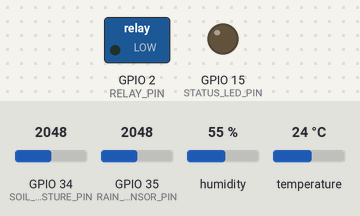
A sketch run on a simulated ESP32. On the bench: switched loads named in the sketch (green lamp = pin HIGH), output pins drawn as LEDs (lit = HIGH). Inputs (shaded band) come from the test bench; at power-on: GPIO 34 (SOIL_MOISTURE_PIN) = 2048, GPIO 35 (RAIN_SENSOR_PIN) = 2048, humidity 55 %, temperature 24 °C. WiFi joins after 1.5 s; servers stay silent unless stated; uploads are accepted with an empty reply; what the sketch prints to the serial monitor is not drawn.

Above: at 3.7 s.
At 5.13 s:
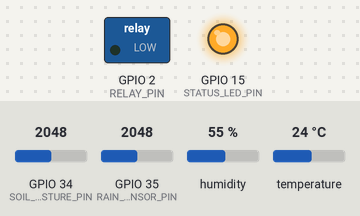
Timing chart, 0 to 9.0 s (numbered marks = the images above):
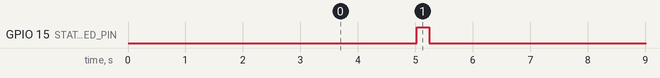

Measured:
- by itself, GPIO 15 (STATUS_LED_PIN): alternates HIGH for 0.21 s and LOW for 4.8 s

The sketch:

esp32.ino
```cpp
/**
 * Smart Irrigation System Using IoT and Machine Learning
 * Final Year Engineering Project - ESP32 Firmware
 *
 * Hardware Connections:
 * 1. Soil Moisture Sensor: Analog Pin A0 (GPIO 34)
 * 2. DHT11 Temp/Humidity: Digital Pin GPIO 4 (Pull-up resistor 10k suggested)
 * 3. Rain Sensor: Analog Pin A1 (GPIO 35)
 * 4. Relay Module (Pump Control): Digital Pin GPIO 2
 * 5. Status LED: GPIO 15 (Optional status indicator)
 *
 * Required Arduino IDE Libraries:
 * - DHT sensor library by Adafruit
 * - Adafruit Unified Sensor
 * - ArduinoJson (v6.x or newer)
 */

#include <WiFi.h>
#include <HTTPClient.h>
#include <DHT.h>
#include <ArduinoJson.h>

// ==========================================
// CONFIGURATION PARAMETERS
// ==========================================
// Replace with your local WiFi Router credentials
const char* ssid = "YOUR_WIFI_SSID";
const char* password = "YOUR_WIFI_PASSWORD";

// Replace with your Flask Backend Server IP address (Run 'ipconfig' on Windows cmd)
// Note: If running on local computer, Flask binds to PC's local IP (e.g., 192.168.1.15)
const char* serverUrl = "http://192.168.1.15:5000/api/sensor-data";

// ==========================================
// PIN ALLOCATIONS
// ==========================================
#define SOIL_MOISTURE_PIN 34  // GPIO 34 (ADC1_CH6)
#define RAIN_SENSOR_PIN   35  // GPIO 35 (ADC1_CH7)
#define DHTPIN            4   // GPIO 4
#define DHTTYPE           DHT11
#define RELAY_PIN         2   // GPIO 2 (Controls Pump Relay)
#define STATUS_LED_PIN    15  // GPIO 15 (Blinks when posting)

DHT dht(DHTPIN, DHTTYPE);

// Loop delay (Sends data every 5 seconds as requested)
const unsigned long sendInterval = 5000;
unsigned long lastSendTime = 0;

void setup() {
  Serial.begin(115200);
  delay(1000);
  Serial.println("\n==========================================");
  Serial.println("Smart Irrigation System - ESP32 Firmware");
  Serial.println("==========================================");

  // Pin modes
  pinMode(RELAY_PIN, OUTPUT);
  pinMode(STATUS_LED_PIN, OUTPUT);

  // Initial state: Pump OFF (Assuming Active-High relay. For Active-Low, set HIGH)
  digitalWrite(RELAY_PIN, LOW);
  digitalWrite(STATUS_LED_PIN, LOW);

  // Init sensors
  dht.begin();
  Serial.println("Sensors initialized.");

  // Connect to WiFi
  connectWiFi();
}

void loop() {
  // Check Wifi status and reconnect if lost
  if (WiFi.status() != WL_CONNECTED) {
    reconnectWiFi();
  }

  unsigned long currentMillis = millis();

  // Send data at defined interval
  if (currentMillis - lastSendTime >= sendInterval) {
    lastSendTime = currentMillis;

    // Read sensors
    float temperature = dht.readTemperature();
    float humidity = dht.readHumidity();
    int rawMoisture = analogRead(SOIL_MOISTURE_PIN);
    int rawRain = analogRead(RAIN_SENSOR_PIN);

    // Check if readings failed and write dummy values if needed
    if (isnan(temperature) || isnan(humidity)) {
      Serial.println("[ERROR] Failed to read from DHT sensor! Using simulation fallback.");
      temperature = 27.5; // dummy fallback
      humidity = 60.0;
    }

    // Convert analog moisture (0-4095 on ESP32 12-bit ADC) to percentage (0-100%)
    // Note: Soil moisture sensor output is usually inversely proportional:
    // Dry soil = high analog output (~4095), Wet soil = low analog output (~1000)
    float moisturePercent = mapAnalogToPercent(rawMoisture, 4095, 1000);

    // Convert rain analog reading (0-4095) to percentage/level
    // Dry sensor = ~4095, Wet sensor = ~0-1500
    float rainPercent = mapAnalogToPercent(rawRain, 4095, 0);

    Serial.println("\n--- Sensor Telemetry Reads ---");
    Serial.print("Soil Moisture: "); Serial.print(moisturePercent); Serial.println("%");
    Serial.print("Temperature: "); Serial.print(temperature); Serial.println(" °C");
    Serial.print("Humidity: "); Serial.print(humidity); Serial.println("%");
    Serial.print("Rain Value: "); Serial.println(rainPercent);

    // Send data to API
    postSensorData(moisturePercent, temperature, humidity, rainPercent);
  }
}

// Helper to convert ESP32 ADC values to percent
float mapAnalogToPercent(int value, int dryVal, int wetVal) {
  float percent = (float)(value - dryVal) / (float)(wetVal - dryVal) * 100.0;
  if (percent < 0.0) percent = 0.0;
  if (percent > 100.0) percent = 100.0;
  return percent;
}

void connectWiFi() {
  Serial.print("Connecting to WiFi: ");
  Serial.println(ssid);

  WiFi.begin(ssid, password);

  int attempts = 0;
  while (WiFi.status() != WL_CONNECTED && attempts < 20) {
    delay(500);
    Serial.print(".");
    attempts++;
  }

  if (WiFi.status() == WL_CONNECTED) {
    Serial.println("\nWiFi Connected successfully!");
    Serial.print("IP Address: ");
    Serial.println(WiFi.localIP());
  } else {
    Serial.println("\n[WARNING] WiFi Connection failed! Will retry in loop.");
  }
}

void reconnectWiFi() {
  Serial.println("[WIFI] Connection lost! Reconnecting...");
  WiFi.disconnect();
  WiFi.begin(ssid, password);

  int attempts = 0;
  while (WiFi.status() != WL_CONNECTED && attempts < 10) {
    delay(1000);
    Serial.print(".");
    attempts++;
  }

  if (WiFi.status() == WL_CONNECTED) {
    Serial.println("\n[WIFI] Reconnected successfully!");
  }
}

void postSensorData(float moisture, float temp, float hum, float rain) {
  if (WiFi.status() != WL_CONNECTED) {
    Serial.println("[HTTP] Post aborted. WiFi not connected.");
    return;
  }

  digitalWrite(STATUS_LED_PIN, HIGH); // Turn LED on during call

  HTTPClient http;
  http.begin(serverUrl);
  http.addHeader("Content-Type", "application/json");

  // Create JSON Payload
  StaticJsonDocument<200> doc;
  doc["moisture"] = moisture;
  doc["temperature"] = temp;
  doc["humidity"] = hum;
  doc["rain_value"] = rain;

  String jsonPayload;
  serializeJson(doc, jsonPayload);

  Serial.print("[HTTP] Posting payload: ");
  Serial.println(jsonPayload);

  int httpResponseCode = http.POST(jsonPayload);

  if (httpResponseCode > 0) {
    Serial.print("[HTTP] Response code: ");
    Serial.println(httpResponseCode);

    if (httpResponseCode == HTTP_CODE_CREATED || httpResponseCode == HTTP_CODE_OK) {
      String responseBody = http.getString();
      Serial.print("[HTTP] Server Response: ");
      Serial.println(responseBody);

      // Parse Response JSON
      StaticJsonDocument<200> responseDoc;
      DeserializationError error = deserializeJson(responseDoc, responseBody);

      if (!error) {
        const char* pumpStatus = responseDoc["pump_status"]; // "ON" or "OFF"
        const char* systemMode = responseDoc["mode"];        // "AUTO" or "MANUAL"

        Serial.print("[SYS] Sync -> Mode: ");
        Serial.print(systemMode);
        Serial.print(" | Pump Status: ");
        Serial.println(pumpStatus);

        // Control pump relay
        if (strcmp(pumpStatus, "ON") == 0) {
          digitalWrite(RELAY_PIN, HIGH); // Turn pump ON
          Serial.println("[ACTUATOR] Pump set to ON");
        } else {
          digitalWrite(RELAY_PIN, LOW);  // Turn pump OFF
          Serial.println("[ACTUATOR] Pump set to OFF");
        }
      } else {
        Serial.print("[JSON] Deserialization failed: ");
        Serial.println(error.f_str());
      }
    }
  } else {
    Serial.print("[HTTP] POST failed. Error: ");
    Serial.println(http.errorToString(httpResponseCode).c_str());
  }

  http.end();
  digitalWrite(STATUS_LED_PIN, LOW); // Turn off LED
}
```
